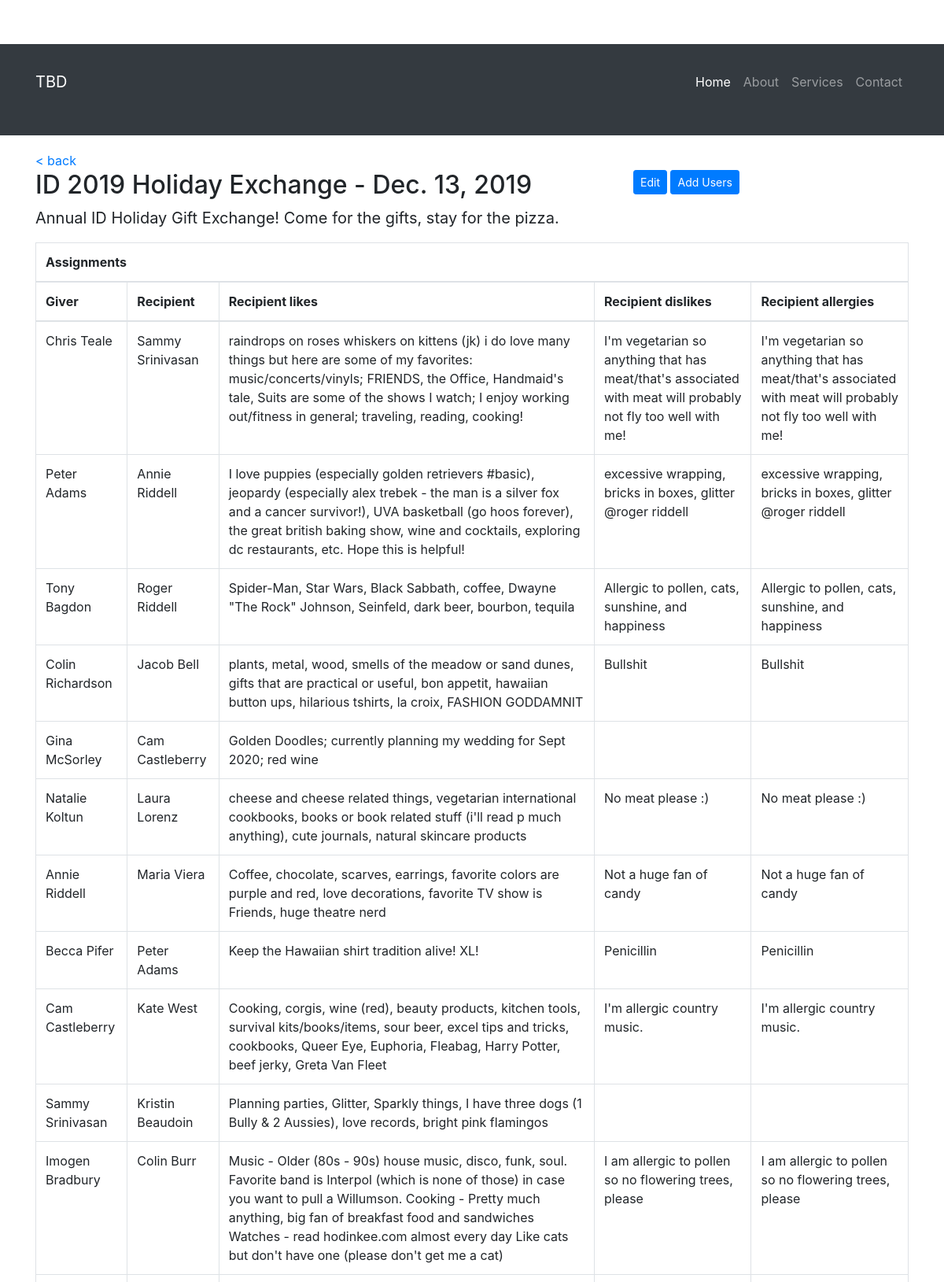
Screenshot of /exchange/1/admin/ (signed in, upper part) with the database file from the repository.
### giftexchanger/models.py (models this page shows, shortened)
class GiftExchange(models.Model):
    title = models.CharField(max_length=250)
    description = models.CharField(max_length=600)
    spending_max = models.IntegerField(default=25)
    schedule_day = models.DateField()
    status = models.CharField(
        max_length=20,
        choices=(
            ('pending', 'pending'),  # assignments have not been set, so new users can be added
            ('assigned', 'assigned'),  # assignments have been set, so no new users
            ('closed', 'closed'),  # exchange is over, so nothing new allowed
        ),
        default='pending'
    )

class GiftAssignment(models.Model):
    exchange = models.ForeignKey(GiftExchange, on_delete=models.CASCADE)
    giver = models.ForeignKey(UserProfile, on_delete=models.CASCADE, related_name='giver')
    receiver = models.ForeignKey(UserProfile, on_delete=models.CASCADE, related_name='receiver')
    def get_receiver_details(self):
        return UserDetails.objects.get(exchange=self.exchange, user=self.receiver)
    class Meta:
        unique_together = (['exchange', 'giver'], ['exchange', 'giver', 'receiver'])

class UserProfile(models.Model):
    user = models.OneToOneField(User, on_delete=models.CASCADE, unique=True)
    admin_of = models.ManyToManyField(GiftExchange)
    @property
    def name(self):
        return '{} {}'.format(self.user.first_name, self.user.last_name)

class UserDetails(models.Model):
    user = models.ForeignKey(UserProfile, on_delete=models.CASCADE)
    exchange = models.ForeignKey(GiftExchange, on_delete=models.CASCADE)
    likes = models.CharField(max_length=600, blank=True, null=True)
    dislikes = models.CharField(max_length=600, blank=True, null=True)
    allergies = models.CharField(max_length=600, blank=True, null=True)
    class Meta:
        unique_together = ('user', 'exchange')

### giftexchanger/views/app.py (the view)
# urls.py: path('exchange/<int:exc_id>/admin/', app.exchange_admin, name='exchange_admin'),
@login_required(login_url='login/')
def exchange_admin(request, exc_id):
    user = UserProfile.objects.get(pk=60)  # it me
    template = loader.get_template('giftexchanger/app/exchangeadmin.html')
    exchange = GiftExchange.objects.get(pk=exc_id)
    is_exchange_admin = exchange in user.admin_of.all()
    if not is_exchange_admin:
        return HttpResponseForbidden("Forbidden")
    context = {
        'exchange': exchange,
        'assignments': exchange.giftassignment_set.all(),
        'back_url': reverse('exchange_details', kwargs={'exc_id': exchange.pk})
    }
    return HttpResponse(template.render(context, request))

### giftexchanger/templates/giftexchanger/app/exchangeadmin.html
{% extends 'giftexchanger/base.html' %}
{% block body_content %}
    <div class="row">
    	<div class="col-md-8">
			<h2>{{ exchange.title }} - {{ exchange.schedule_day }}</h2>
		</div>
		<div class="col-md-3">
			<a href="{% url 'exchange_admin_edit' exc_id=exchange.pk %}" class="btn btn-primary btn-sm"role="button">Edit</a>
			<a href="{% url 'exchange_admin_edit' exc_id=exchange.pk %}" class="btn btn-primary btn-sm"role="button">Add Users</a>
		</div>
	</div>
	<div class="row">
		<div class="col">
			<blockquote class="blockquote">{{ exchange.description }}</blockquote>
		</div>
	</div>
    <div class="row">
		<div class="col">
			<table class="table table-bordered">
				<thead>
					<tr><th colspan="100%">Assignments</th></tr>
					<tr>
						<th>Giver</th>
						<th>Recipient</th>
						<th>Recipient likes</th>
						<th>Recipient dislikes</th>
						<th>Recipient allergies</th>
					</tr>
				</thead>
				<tbody>
				{% for assg in assignments %}
					<tr>
						<td>{{assg.giver.name}}</td>
						<td>{{assg.receiver.name}}</td>
						{% with assg.get_receiver_details as recv %}
							<td>{{recv.likes}}</td>
							<td>{{recv.dislikes}}</td>
							<td>{{recv.allergies}}</td>
						{% endwith %}
					</tr>
				{% endfor %}
				</tbody>
			</table>
		</div>
	</div>
{% endblock %}

### giftexchanger/static/css/small-business.css (style rules this page uses)
body { padding-top: 56px; }

### rows the page displays
GiftExchange: title "ID 2019 Holiday Exchange", schedule_day "Dec. 13, 2019", description "Annual ID Holiday Gift Exchange! Come for the gifts, stay for the pizza."
GiftAssignment: giver.name "Chris Teale", receiver.name "Sammy Srinivasan", get_receiver_details.likes "raindrops on roses whiskers on kittens (jk) i do love many things but here are some of my favorites: music/concerts/vinyls; FRIENDS, the Office, Handmaid's tale, Suits are some of the shows I watch; I enjoy working out/fitness in general; traveling, reading, cooking!", get_receiver_details.dislikes "I'm vegetarian so anything that has meat/that's associated with meat will probably not fly too well with me!", get_receiver_details.allergies "I'm vegetarian so anything that has meat/that's associated with meat will probably not fly too well with me!"
GiftAssignment: giver.name "Peter Adams", receiver.name "Annie Riddell", get_receiver_details.likes "I love puppies (especially golden retrievers #basic), jeopardy (especially alex trebek - the man is a silver fox and a cancer survivor!), UVA basketball (go hoos forever), the great british baking show, wine and cocktails, exploring dc restaurants, etc. Hope this is helpful!", get_receiver_details.dislikes "excessive wrapping, bricks in boxes, glitter @roger riddell", get_receiver_details.allergies "excessive wrapping, bricks in boxes, glitter @roger riddell"
GiftAssignment: giver.name "Tony Bagdon", receiver.name "Roger Riddell", get_receiver_details.likes "Spider-Man, Star Wars, Black Sabbath, coffee, Dwayne \"The Rock\" Johnson, Seinfeld, dark beer, bourbon, tequila", get_receiver_details.dislikes "Allergic to pollen, cats, sunshine, and happiness", get_receiver_details.allergies "Allergic to pollen, cats, sunshine, and happiness"
GiftAssignment: giver.name "Colin Richardson", receiver.name "Jacob Bell", get_receiver_details.likes "plants, metal, wood, smells of the meadow or sand dunes, gifts that are practical or useful, bon appetit, hawaiian button ups, hilarious tshirts, la croix, FASHION GODDAMNIT", get_receiver_details.dislikes "Bullshit", get_receiver_details.allergies "Bullshit"
GiftAssignment: giver.name "Gina McSorley", receiver.name "Cam Castleberry", get_receiver_details.likes "Golden Doodles; currently planning my wedding for Sept 2020; red wine"
GiftAssignment: giver.name "Natalie Koltun", receiver.name "Laura Lorenz", get_receiver_details.likes "cheese and cheese related things, vegetarian international cookbooks, books or book related stuff (i'll read p much anything), cute journals, natural skincare products", get_receiver_details.dislikes "No meat please :)", get_receiver_details.allergies "No meat please :)"
GiftAssignment: giver.name "Annie Riddell", receiver.name "Maria Viera", get_receiver_details.likes "Coffee, chocolate, scarves, earrings, favorite colors are purple and red, love decorations, favorite TV show is Friends, huge theatre nerd", get_receiver_details.dislikes "Not a huge fan of candy", get_receiver_details.allergies "Not a huge fan of candy"
GiftAssignment: giver.name "Becca Pifer", receiver.name "Peter Adams", get_receiver_details.likes "Keep the Hawaiian shirt tradition alive! XL!", get_receiver_details.dislikes "Penicillin", get_receiver_details.allergies "Penicillin"
GiftAssignment: giver.name "Cam Castleberry", receiver.name "Kate West", get_receiver_details.likes "Cooking, corgis, wine (red), beauty products, kitchen tools, survival kits/books/items, sour beer, excel tips and tricks, cookbooks, Queer Eye, Euphoria, Fleabag, Harry Potter, beef jerky, Greta Van Fleet", get_receiver_details.dislikes "I'm allergic country music.", get_receiver_details.allergies "I'm allergic country music."
GiftAssignment: giver.name "Sammy Srinivasan", receiver.name "Kristin Beaudoin", get_receiver_details.likes "Planning parties, Glitter, Sparkly things, I have three dogs (1 Bully & 2 Aussies), love records, bright pink flamingos"
GiftAssignment: giver.name "Imogen Bradbury", receiver.name "Colin Burr", get_receiver_details.likes "Music - Older (80s - 90s) house music, disco, funk, soul. Favorite band is Interpol (which is none of those) in case you want to pull a Willumson. Cooking - Pretty much anything, big fan of breakfast food and sandwiches Watches - read hodinkee.com almost every day Like cats but don't have one (please don't get me a cat)", get_receiver_details.dislikes "I am allergic to pollen so no flowering trees, please", get_receiver_details.allergies "I am allergic to pollen so no flowering trees, please"
